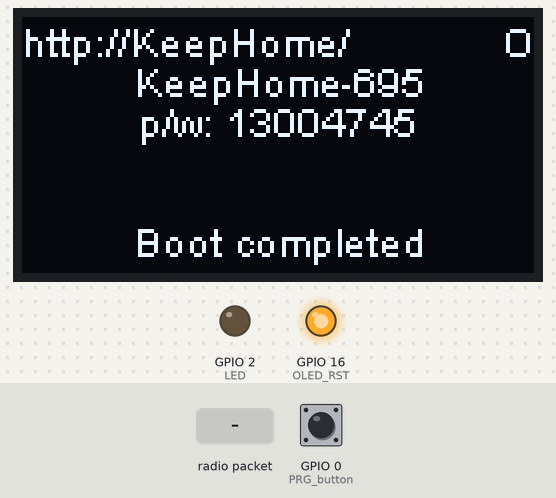
Bench run of a sketch on a simulated ESP32. On the bench: 128×64 one-colour display, output pins drawn as LEDs (lit = HIGH). The test bench sets the inputs (shaded band); at power-on: GPIO 0 (PRG_button) HIGH. WiFi joins after 1.5 s; servers stay silent unless stated; storage starts empty; random numbers use the default seed unless the sketch sets one; no radio packets arrive unless stated; what the sketch prints to the serial monitor is not drawn. At 11.9 s the program restarts the board; the recording ends there.

Above: at 6.9 s.
7.0 s: radio packet "getdata" arrives
At 8.0 s:
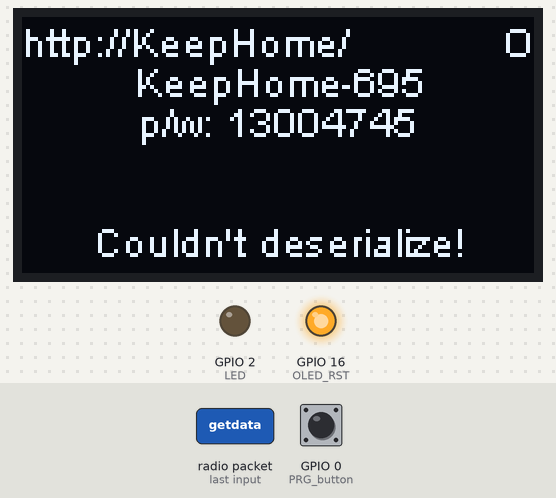
8.6 s: radio packet "1" arrives
At 9.3 s:
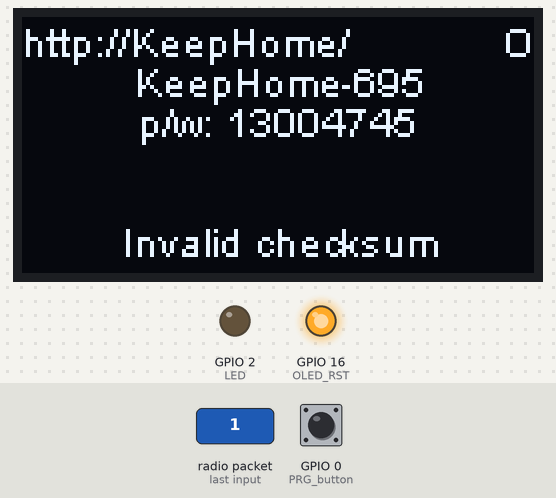
10.2 s: GPIO 0 (PRG_button) pulled LOW for 0.15 s
At 11.6 s:
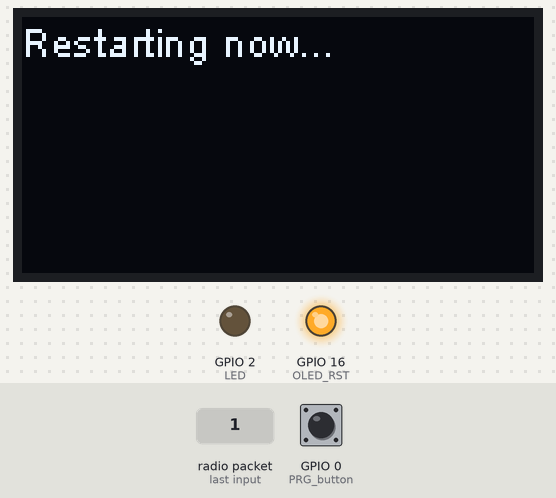
Timing chart, 0 to 11.9 s (numbered marks = the images above; inputs shaded):
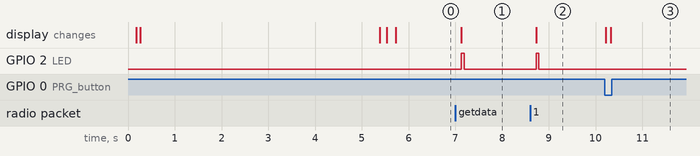

The sketch:

LoRa_House.ino
```cpp
#include <SSD1306.h>

// LoRa libraries
#include <SPI.h>
#include <LoRa.h>
#include "sha.h"

// Networking libraries
#include <WiFi.h>
#include <ESPmDNS.h>
#include <DNSServer.h>

#include "TimeLib.h"
#include <WebServer.h>
#include <ArduinoJson.h>

// System libraries
#include <SPIFFS.h>
#include <Update.h>

//#include "SSD1306.h"
//#include "images.h"

#include "soc/rtc_wdt.h" // FreeRTOS WDT control for ESP32

#define SCK 5   // GPIO5  -- SX1278's SCK
#define MISO 19 // GPIO19 -- SX1278's MISO
#define MOSI 27 // GPIO27 -- SX1278's MOSI
#define SS 18   // GPIO18 -- SX1278's CS
#define RST 14  // GPIO14 -- SX1278's RESET
#define DI0 26  // GPIO26 -- SX1278's IRQ(Interrupt Request)

#define BAND 915E6 // LoRa band, XXXE6, where XXX is MHz
#define SYNC_WORD 232 //HEX: 0xE8 // ranges from 0x00-0xFF, default 0x12, see API docs

#define KEEPHOME "KeepHome"
#define DEFAULT_SSID "KeepHome"
#define DEFAULT_PASSWORD ""

// Multitasking flags
TaskHandle_t webserverTask;
bool updating = false;
bool lora = true;
bool wifi = true;
bool wifi_ap_mode;

// Constants
const char* getRawDataCommand = "GET_DATA_RAW";
const char* getSignalInfoCommand = "GET_SIGNAL_INFO";
const char* updateReadyCommand = "READY_UPDATE";

// Webserver
String ID;
String ssid = DEFAULT_SSID;
String password = DEFAULT_PASSWORD;
WebServer server(80);
DNSServer dnsServer;
const char* uploadPage = "<form method='POST' action='/update' enctype='multipart/form-data'> <input type='file' name='update'> <input type='submit' value='Update KeepHome'> </form> <br> <form method='GET' action='/updateRemote' enctype='multipart/form-data'> <input type='submit' value='Prepare KeepBox for update'> </form>";
IPAddress ip;

// NTP
WiFiUDP Udp;
unsigned int localPort = 8888;  // local port to listen for UDP packets
static const char ntpServerName[] = "nz.pool.ntp.org";
//const int timeZone = 12; // UTC+12 (NZST)
const int timeZone = 13; // UTC+13 (NZDT)

// Various variables
unsigned int lastMillis = 0;
unsigned int interval = 8000;
unsigned int timeout = 10000;
bool waiting = false;
String nextCommand = getSignalInfoCommand;
unsigned long counter = 1;
unsigned int droppedPackets = 0;

// Display and LoRa
SSD1306 display(0x3c, 4, 15);
String packSize = "--";
const char* payloadReceived;
int rssi = 0;


// Multitasking function(s)
void handleWebClient (void* parameter) {
  for (;;) { // Infinite loop
    vTaskDelay(10); // ESP32 defaults to 100Hz tick rate, so 10ms delay allows for 1 tick in order to run background tasks
    //Web stuff
    if (wifi) {
      server.handleClient();
    }
  }
}

void displayBasic () {
  display.clear();
  display.setTextAlignment(TEXT_ALIGN_LEFT);
  display.setFont(ArialMT_Plain_10);

  if (updating) {
    display.drawString(0, 0, "Applying update...");
  } else if (wifi) {
    display.drawString(0, 0, "http://" + String(KEEPHOME) + "/");
    display.setTextAlignment(TEXT_ALIGN_CENTER);
    if (wifi_ap_mode) {
      display.drawString(64, 10, ssid + "-" + ID);
      display.drawString(64, 20, "p/w: " + password);
    }
  }

  display.setTextAlignment(TEXT_ALIGN_RIGHT);
  if (lora) {
    display.drawString(128, 0, "O");
  } else {
    display.drawString(128, 0, "X");
  }
  display.setTextAlignment(TEXT_ALIGN_LEFT);
}

// Displays LoRa data
void displayPayload () {
  displayBasic();
  display.setTextAlignment(TEXT_ALIGN_LEFT);
  if (lora) {
    display.drawString(0, 25, payloadReceived);
  }

  display.display();
}

void displayMessage (String message) {
  displayBasic();

  display.setTextAlignment(TEXT_ALIGN_CENTER);
  display.drawString(64 , 50, message.c_str());

  display.display();
}

void displayWiFi () {
  display.clear();
  display.setTextAlignment(TEXT_ALIGN_LEFT);
  display.setFont(ArialMT_Plain_10);

  display.setTextAlignment(TEXT_ALIGN_CENTER);
  if (wifi_ap_mode) {
    display.drawString(64, 0, "http://" + String(KEEPHOME) + ".local");
    display.drawString(64, 10, ssid + "-" + ID);
    display.drawString(64, 20, "p/w: " + password);
  }

  display.display();
}


// Callback for LoRa received
void receiveLoRaData(int packetSize) {
  lastMillis = millis();
  waiting = false;
  payloadReceived = "";
  String packet;
  packSize = String(packetSize, DEC);
  for (int i = 0; i < packetSize; i++) {
    packet += (char) LoRa.read();
  }
  rssi = LoRa.packetRssi();
  //auto rssi = "RSSI: " + String(LoRa.packetRssi(), DEC);
  //auto snr = "SNR: " + String(LoRa.packetSnr(), 1);

  DynamicJsonDocument doc(2048);

  DeserializationError err = deserializeJson(doc, packet);

  vTaskDelay(100);

  if (!err) {
    String checksum = doc["checksum"];
    auto command = doc["command"];
    payloadReceived = doc["payload"];

    String calc = SHA256(payloadReceived);

    if (checksum == calc) {
      counter++;
      displayPayload();
    } else {
      incrementDroppedPackets();
      displayMessage("Invalid checksum");
      getSignalInfo();
    }
  } else {
    incrementDroppedPackets();
    displayMessage("Couldn't deserialize!");
    getSignalInfo();
  }
}

// Send a JSON document over LoRa
void sendLoraJson (DynamicJsonDocument doc) {
  waiting = false;
  LoRa.idle();
  digitalWrite(2, HIGH);

  char output[measureJson(doc) + 1];
  serializeJson(doc, output, sizeof(output));

  // send packet
  LoRa.beginPacket();
  LoRa.print(output);
  LoRa.endPacket();

  LoRa.receive();

  digitalWrite(2, LOW);
  nextCommand = getSignalInfoCommand;
}

void getSignalInfo () {
  DynamicJsonDocument doc(1024);

  String payload = String(millis() / 1000) + " hello: " + String(counter); // BE CAREFUL YOU IDIOT

  String checksum = SHA256(payload);

  doc["checksum"] = checksum;
  doc["command"] = getSignalInfoCommand;
  doc["payload"] = payload;

  sendLoraJson(doc);
}

void getRawData () {
  DynamicJsonDocument doc(1024);

  String payload = "Requesting raw data...";

  String checksum = SHA256(payload);

  doc["checksum"] = checksum;
  doc["command"] = getRawDataCommand;
  doc["payload"] = payload;

  sendLoraJson(doc);
}


// Prepare remote unit for upgrade
void enableRemoteUpgrade () {
  server.sendHeader("Connection", "close");
  server.send(200, "text/plain", "Enable remote unit upgrade now...");
  lora = false;
  LoRa.idle();
  vTaskDelay(4000);
  DynamicJsonDocument doc(JSON_OBJECT_SIZE(3) + JSON_ARRAY_SIZE(1));
  String payload = "Enable wifi for update";

  String checksum = SHA256(payload);

  doc["checksum"] = checksum;
  doc["command"] = updateReadyCommand;
  doc["payload"] = payload;
  sendLoraJson(doc);
  lora = true;
}

void restartKeepHome () {
  MDNS.end();
  wifi = false;
  lora = false;
  display.clear();
  display.setTextAlignment(TEXT_ALIGN_LEFT);
  display.drawString(0, 0, "Restarting now...");
  display.display();
  vTaskDelay(1500);
  display.clear();
  vTaskDelay(100);
  ESP.restart();
}

// Long-term logging functions
void incrementReboots () {
  time_t t = now();
  String timeNow = "";
  timeNow += year(t);
  timeNow += "/";
  int months = month(t);
  if (months < 10) {
    timeNow += "0";
  }
  timeNow += months;
  timeNow += "/";
  int days = day(t);
  if (days < 10) {
    timeNow += "0";
  }
  timeNow += days;
  timeNow += " ";
  int hours = hour(t);
  if (hours < 10) {
    timeNow += "0";
  }
  timeNow += hours;
  timeNow += ":";
  int minutes = minute(t);
  if (minutes < 10) {
    timeNow += "0";
  }
  timeNow += minutes;
  timeNow += ":";
  int seconds = second(t);
  if (seconds < 10) {
    timeNow += "0";
  }
  timeNow += seconds;
  File loggingFile = SPIFFS.open("/log.txt", FILE_APPEND);
  loggingFile.println("[" + timeNow + "] Rebooted");
  loggingFile.close();
}

void incrementDroppedPackets () {
  time_t t = now();
  String timeNow = "";
  timeNow += year(t);
  timeNow += "/";
  int months = month(t);
  if (months < 10) {
    timeNow += "0";
  }
  timeNow += months;
  timeNow += "/";
  int days = day(t);
  if (days < 10) {
    timeNow += "0";
  }
  timeNow += days;
  timeNow += " ";
  int hours = hour(t);
  if (hours < 10) {
    timeNow += "0";
  }
  timeNow += hours;
  timeNow += ":";
  int minutes = minute(t);
  if (minutes < 10) {
    timeNow += "0";
  }
  timeNow += minutes;
  timeNow += ":";
  int seconds = second(t);
  if (seconds < 10) {
    timeNow += "0";
  }
  timeNow += seconds;
  File loggingFile = SPIFFS.open("/log.txt", FILE_APPEND);
  loggingFile.println("[" + timeNow + "] Dropped packet");
  loggingFile.close();
}

void resetLogFile () {
  SPIFFS.remove("/log.txt");
  server.send(200, "text/plain", "Log cleared!");
}

/*-------- NTP code ----------*/
const int NTP_PACKET_SIZE = 48; // NTP time is in the first 48 bytes of message
byte packetBuffer[NTP_PACKET_SIZE]; //buffer to hold incoming & outgoing packets

time_t getNtpTime () {
  IPAddress ntpServerIP; // NTP server's ip address

  while (Udp.parsePacket() > 0) ; // discard any previously received packets
  Serial.print("Transmit NTP request to ");
  // get a random server from the pool
  WiFi.hostByName(ntpServerName, ntpServerIP);
  Serial.print(ntpServerName);
  Serial.print(" (");
  Serial.print(ntpServerIP);
  Serial.println(")");
  sendNTPpacket(ntpServerIP);
  uint32_t beginWait = millis();
  while (millis() - beginWait < 1500) {
    int size = Udp.parsePacket();
    if (size >= NTP_PACKET_SIZE) {
      Serial.println("Received NTP response (time sync'd)");
      Udp.read(packetBuffer, NTP_PACKET_SIZE);  // read packet into the buffer
      unsigned long secsSince1900;
      // convert four bytes starting at location 40 to a long integer
      secsSince1900 =  (unsigned long)packetBuffer[40] << 24;
      secsSince1900 |= (unsigned long)packetBuffer[41] << 16;
      secsSince1900 |= (unsigned long)packetBuffer[42] << 8;
      secsSince1900 |= (unsigned long)packetBuffer[43];
      return secsSince1900 - 2208988800UL + timeZone * SECS_PER_HOUR;
    }
  }
  Serial.println("No NTP response");
  return 0; // return 0 if unable to get the time
}

// send an NTP request to the time server at the given address
void sendNTPpacket (IPAddress &address) {
  // set all bytes in the buffer to 0
  memset(packetBuffer, 0, NTP_PACKET_SIZE);
  // Initialize values needed to form NTP request
  // (see URL above for details on the packets)
  packetBuffer[0] = 0b11100011;   // LI, Version, Mode
  packetBuffer[1] = 0;     // Stratum, or type of clock
  packetBuffer[2] = 6;     // Polling Interval
  packetBuffer[3] = 0xEC;  // Peer Clock Precision
  // 8 bytes of zero for Root Delay & Root Dispersion
  packetBuffer[12] = 49;
  packetBuffer[13] = 0x4E;
  packetBuffer[14] = 49;
  packetBuffer[15] = 52;
  // all NTP fields have been given values, now
  // you can send a packet requesting a timestamp:
  Udp.beginPacket(address, 123); //NTP requests are to port 123
  Udp.write(packetBuffer, NTP_PACKET_SIZE);
  Udp.endPacket();
}

/*-- HTTP POST, the actual point of the unit(s) --*/
void handleRoot () {
  String index = "Hello world!<br><br><form action='/log'><input type='submit' value='View log'></form><form action='/clear'><input type='submit' value='Clear log'></form><form action='/restart'><input type='submit' value='Restart KeepHome'>";
  server.send(200, "text/html", index); // Send HTTP status 200 (Ok) and send some HTML to the browser/client
}

void handleLog () {
  File loggingFile = SPIFFS.open("/log.txt", FILE_READ);
  server.streamFile(loggingFile, "text/plain");
  loggingFile.close();
}

void handlePost () {
  Serial.println("Got POST request!");
  DynamicJsonDocument doc(1024); // Space for 1kb of JSON data in the heap

  doc["time"] = millis() / 1000;
  doc["additional"] = "RSSI: " + String(rssi);

  String data = server.arg("plain"); // Get the plain text from the post request (all the data)
  if (server.hasArg("keepbox")) {
    if (server.arg("keepbox") == "getdata") {
      // assuming 'GET_DATA_RAW' for now...
      nextCommand = getRawDataCommand;
    }
  }
  if (server.hasArg("WiFimode")) {
    if (server.arg("WiFimode") == "set") {
      // handle setting wifi mode
      // server.arg("WiFimode") // == 1 for AP, 0 for STA
      File wifi_ap_modeFile = SPIFFS.open("/wifi_ap_mode.txt", "w");
      wifi_ap_modeFile.print(server.arg("newWiFimode"));
      wifi_ap_modeFile.close();
    } else if (server.arg("WiFimode") == "get") {
      File wifi_ap_modeFile = SPIFFS.open("/wifi_ap_mode.txt", "r");
      String temp;
      temp += char(wifi_ap_modeFile.read());
      wifi_ap_modeFile.close();
      doc["WiFimode"] = temp;
    }
  }
  if (server.hasArg("SSID")) {
    if (server.arg("SSID") == "set") {
      // handle setting SSID to connect to / broadcast
      File ssidFile = SPIFFS.open("/ssid.txt", "w");
      ssidFile.print(server.arg("newWiFiSSID"));
      ssidFile.close();
    } else if (server.arg("SSID") == "get") {
      doc["SSID"] = ssid;
    }
  }
  if (server.hasArg("password")) {
    if (server.arg("password") == "set") {
      // handle setting password of network to connect to / broadcast
      File passwordFile = SPIFFS.open("/password.txt", "w");
      passwordFile.print(server.arg("newPassword"));
      passwordFile.close();
    } else if (server.arg("password") == "get") {
      File passwordFile = SPIFFS.open("/password.txt", "w");
      String temp = password;
      doc["password"] = temp;
    }
  }

  char output[measureJson(doc) + 1]; // output buffer, needs + 1 to fix off-by-one length error (for null-terminator)
  serializeJson(doc, output, sizeof(output)); // change the document into proper json, and put it into the output
  server.send(200, "text/json", output); // send the output to the client as json text
  Serial.println(output);
}

void setupMDNS (WiFiEvent_t event, WiFiEventInfo_t info) {
  //String hostname = DEFAULT_SSID + ID;
  ip = WiFi.localIP();
  //dnsServer.start(53, "*", ip);
  if (MDNS.begin(KEEPHOME))
    Serial.printf("MDNS responder started: %s.local\n", KEEPHOME);
  MDNS.addService("_http", "_tcp", 80);
  gotIP();
}

void setSoftAPIP () {
  ip = WiFi.softAPIP();
  dnsServer.start(53, "*", ip);
  if (MDNS.begin(KEEPHOME))
    Serial.printf("MDNS responder started: %s.local\n", KEEPHOME);
  MDNS.addService("_http", "_tcp", 80);
  gotIP();
}

// Setup webserver when connection is established
void gotIP () {
  String hostname = DEFAULT_SSID + ID;

  //displayWiFi();

  server.on("/", handleRoot); // Call the 'handleRoot' function when a client requests URI "/"
  server.on("/log", handleLog);
  server.on("/clear", resetLogFile);
  server.on("/restart", restartKeepHome);
  server.on("/post", HTTP_POST, handlePost); // Call the 'handlePost' function when a client sends a POST request to URI "/post"
  server.on("/updateRemote", enableRemoteUpgrade);
  server.on("/upload", HTTP_GET, [] () {
    server.sendHeader("Connection", "close");
    server.send(200, "text/html", uploadPage);
  });

  server.on("/update", HTTP_POST, [] () {
    server.sendHeader("Connection", "close");
    server.send(200, "text/plain", (Update.hasError()) ? "Something went wrong" : "All done!");
    ESP.restart();
  }, []() {
    lora = false;
    LoRa.idle();
    HTTPUpload& upload = server.upload();
    if (upload.status == UPLOAD_FILE_START) {
      displayBasic();
      if (!Update.begin()) {
        //start with max available size
        Update.printError(Serial);
      }
    }
    else if (upload.status == UPLOAD_FILE_WRITE) {
      displayBasic();
      if (Update.write(upload.buf, upload.currentSize) != upload.currentSize) {
        //Update.printError(Serial);
      }
    }
    else if (upload.status == UPLOAD_FILE_END) {
      displayBasic();
      if (Update.end(true)) {
        //true to set the size to the current progress
      } else {
        Update.printError(Serial);
      }
    } else {
      Serial.printf("Update Failed Unexpectedly (likely broken connection): status=%d\n", upload.status);
    }
  });

  server.begin();

  vTaskDelay(5000);
  displayPayload();
  lora = true;
  lastMillis = millis();
}

void setupWiFi () {
  WiFi.onEvent(setupMDNS, WiFiEvent_t::SYSTEM_EVENT_STA_GOT_IP);
  WiFi.begin(ssid.c_str(), password.c_str());
}

// WiFi connection and setup
void setupSoftAP () {
  String temp = ssid + "-" + ID;
  WiFi.mode(WIFI_AP);
  WiFi.softAP(temp.c_str(), password.c_str());
  setSoftAPIP();
}

void displayInit() {
  pinMode(2, OUTPUT);  // LED
  pinMode(16, OUTPUT);  // OLED RST
  digitalWrite(16, LOW);  // set GPIO16 low to reset OLED
  vTaskDelay(50);
  digitalWrite(16, HIGH);  // while OLED is running, must set GPIO16 in high、

  vTaskDelay(100);

  display.init();
  display.flipScreenVertically();
  display.setFont(ArialMT_Plain_10);
}


void setup () {
  Serial.begin(115200);
  Serial.println("Booting...");

  randomSeed(analogRead(34)); // Random unconnected pin

  displayInit();
  display.drawString(0, 0, "Booting...");
  display.display();

  vTaskDelay(50);

  pinMode(0, INPUT); // PRG button!

  if (!SPIFFS.begin()) {
    display.clear();
    display.drawString(0, 0, "SPIFFS borked");
    display.display();
    vTaskDelay(500);
  } else {
    if (SPIFFS.exists("/id.txt")) {
      File idFile = SPIFFS.open("/id.txt", "r");
      ID = "";
      while (idFile.available()) {
        ID += char(idFile.read());
      }
      idFile.close();
    } else {
      File idFile = SPIFFS.open("/id.txt", "w");
      String temp;
      for (int i = 0; i < 3; i++) {
        temp += String(random(10));
      }
      ID = temp;
      idFile.print(temp);
      idFile.close();
    }
    display.clear();
    display.drawString(0, 0, "Setting up WiFi...");
    display.display();
    vTaskDelay(50);
    if (wifi) {
      if (SPIFFS.exists("/wifi_ap_mode.txt")) {
        File wifi_ap_modeFile = SPIFFS.open("/wifi_ap_mode.txt", "r");
        String temp;
        temp += char(wifi_ap_modeFile.read());
        if (temp == "1") {
          wifi_ap_mode = true;
        } else {
          wifi_ap_mode = false;
        }
        wifi_ap_modeFile.close();
      } else {
        File wifi_ap_modeFile = SPIFFS.open("/wifi_ap_mode.txt", "w");
        wifi_ap_modeFile.print("1");
        wifi_ap_mode = true;
        wifi_ap_modeFile.close();
      }
    }
    if (SPIFFS.exists("/ssid.txt")) {
      File ssidFile = SPIFFS.open("/ssid.txt", "r");
      ssid = "";
      while (ssidFile.available()) {
        ssid += char(ssidFile.read());
      }
      ssidFile.close();
    } else {
      File ssidFile = SPIFFS.open("/ssid.txt", "w");
      ssidFile.print(ssid);
      ssidFile.close();
    }
    if (SPIFFS.exists("/password.txt")) {
      File passwordFile = SPIFFS.open("/password.txt", "r");
      password = "";
      while (passwordFile.available()) {
        password += char(passwordFile.read());
      }
      passwordFile.close();
    } else {
      File passwordFile = SPIFFS.open("/password.txt", "w");
      password = "";
      for (int i = 0; i < 8; i++) {
        password += String(random(10));
      }
      passwordFile.print(password);
      passwordFile.close();
    }
    if (wifi_ap_mode) {
      setupSoftAP();
    } else {
      setupWiFi();
    }
  }

  display.clear();
  display.drawString(0, 0, "WiFi setup complete!");
  display.display();
  vTaskDelay(50);


  display.clear();
  display.drawString(0, 0, "Setting up LoRa...");
  display.display();
  vTaskDelay(50);

  // LoRa setup
  SPI.begin(SCK, MISO, MOSI, SS);
  LoRa.setPins(SS, RST, DI0);
  if (!LoRa.begin(BAND)) {
    // Failed to start LoRa
    display.clear();
    display.drawString(0, 0, "LoRa borked");
    display.display();
    while (1) {
      rtc_wdt_feed(); // satiate the WDT
      vTaskDelay(pdMS_TO_TICKS(100));
    }
  } else {
    display.clear();
    display.drawString(0, 0, "LoRa setup complete!");
    display.display();
    vTaskDelay(50);
  }

  // Magic LoRa settings
  LoRa.sleep();
  LoRa.setSyncWord(SYNC_WORD);
  LoRa.setTxPower(20);
  LoRa.setSpreadingFactor(10);
  LoRa.setCodingRate4(8);
  LoRa.setSignalBandwidth(250E3);
  LoRa.idle();

  xTaskCreatePinnedToCore(
      handleWebClient, // Function to implement the task
      "webserverTask", // Name of the task
      8192,  // Stack size in words (causes stack overflow (DUH!!!!) if too low
      NULL,  // Task input parameter
      0,  // Priority of the task, 0 is lowest
      &webserverTask,  // Task handle
      0); // Core where the task should run, code runs on core 1 by default

  // Wait until everything is ready, then send first packet
  vTaskDelay(100);

  // NTP
  Udp.begin(localPort);
  setSyncProvider(getNtpTime);
  setSyncInterval(300); // Seconds between re-sync
  incrementReboots();

  displayMessage("Boot completed");
}

void loop () {
  vTaskDelay(10); // ESP32 default 100Hz tick rate, so 10ms delay allows for 1 tick in order to run background tasks
  if (!digitalRead(0) && !updating) {
    display.clear();
    display.setTextAlignment(TEXT_ALIGN_CENTER);
    display.drawString(64, 32, "Resetting KeepHome...");
    display.display();
    vTaskDelay(50);
    lora = false;
    wifi = false;
    vTaskDelay(50);
    SPIFFS.format();
    restartKeepHome();
  }
  if (lora) {
    // Try to receive a packet
    int packetSize = LoRa.parsePacket();
    if (packetSize) {
      receiveLoRaData(packetSize);
    }

    if (millis() - lastMillis > interval && !waiting) {
      //displayMessage("KeepBox missed check-in...");
      if (nextCommand == getSignalInfoCommand) {
        getSignalInfo();
      } else if (nextCommand == getRawDataCommand) {
        getRawData();
      }
      waiting = true;
    }

    if (millis() - lastMillis > interval + timeout && waiting) {
      payloadReceived = "";
      counter = 1;
      if (counter > 1) {
        incrementDroppedPackets();
      }
      displayMessage("Uh oh, no connecto!");
      waiting = false;
    }
  }
}
```

Source omitted: sha.h (5522 bytes)

Measured:
- after the input at 7.0 s, GPIO 2 (LED): LOW → HIGH after 0.13 s, → LOW 0.06 s later; the display: changes after 0.13 s (image 1)
- after the input at 8.6 s, GPIO 2 (LED): LOW → HIGH after 0.13 s, → LOW 0.06 s later; the display: changes after 0.13 s (image 2)
- after the input at 10.2 s, the display: first changes at once (image 3 shows a later state)
